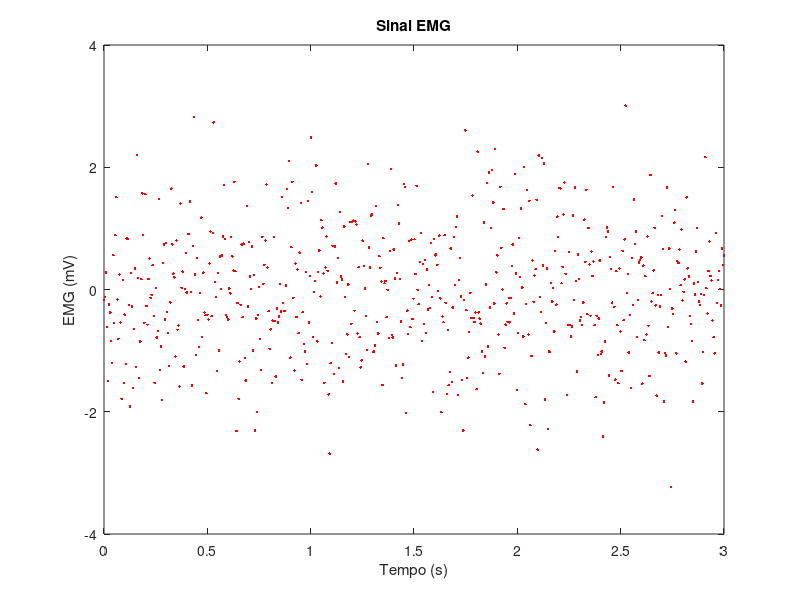

This chart was generated by the following MATLAB code:
 function plot_completo_2()
tempo = linspace(0, 3, 600);
 
emg = randn(1, 600);

figure;

plot(tempo, emg, 'r.')

xlabel('Tempo (s)')

ylabel('EMG (mV)')

title('Sinal EMG')
end